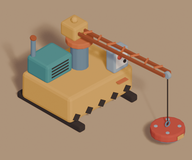
#> input picture assets/ui/thumbs/magnet_collector.png, 192 x 160 px, found by its file name
$ python make_thumbnails.py
#> lines starting #> are read from the running program, lines starting #| are printed output that depends on the picture
"""Renders catalog thumbnails for every placeable (assets/ui/thumbs/<id>.png).

Uses the Blender preview renderer of tools/blender/build_props.py (game camera
angle) into a scratch folder - the models in assets/models stay untouched -
then crops and scales the result. Objects without a Blender model (the gravel
tile) are drawn directly. Run from the project root:
    python tools/make_thumbnails.py [placeable_id ...]
"""
import os
import random
import subprocess
import sys

from PIL import Image, ImageDraw

ROOT = os.path.dirname(os.path.dirname(os.path.abspath(__file__)))
BLENDER = os.environ.get("BLENDER", "F:/_blender/blender.exe")
SCRATCH = os.path.join(ROOT, "tests", "_output", "thumbs_work")
OUT = os.path.join(ROOT, "assets", "ui", "thumbs")
SIZE = (192, 160)

MODELS = {
    "magnet_collector": "magnet_collector",
    "scrap_press": "scrap_press",
    "sorter": "sorter",
    "storage_pallets": "pallet_stack",
    "storage_crates": "crate_stack",
    "storage_barrels": "barrel_group",
    "paths_fence_low": "fence_low_a",
    "decor_planter": "bathtub_planter",
    "decor_floodlight": "floodlight",
    "decor_tyres": "tyre_stack",
    "decor_wheelbarrow": "deco_wheelbarrow",
    "decor_gnome": "decor_scrap_gnome",
    "decor_bench": "decor_tyre_bench",
    "decor_flamingo": "decor_pipe_flamingo",
}


def render(model):
#> called with model = 'magnet_collector'
    os.makedirs(SCRATCH, exist_ok=True)
    subprocess.run([BLENDER, "-b", "-P", os.path.join(ROOT, "tools", "blender", "build_props.py"), "--",
                    "--out", os.path.join(SCRATCH, "glb"), "--preview", SCRATCH, "--only", model],
                   cwd=ROOT, check=True, capture_output=True)
#> (this line was passed over: subprocess is not available in this run)
    return os.path.join(SCRATCH, model + ".png")


def crop_to_content(image):
    """Crops to the object (pixels that differ from the sand floor) with a margin."""
    rgb = image.convert("RGB")
#> rgb is the input picture: PIL image 192x160 RGB; mean R, G, B 166.5, 139.2, 111.5
    background = rgb.getpixel((4, 4))
#> background = (173, 148, 123)
    mask = Image.new("L", rgb.size, 0)
#> mask: PIL image 192x160 L; every value is 0
    pixels = rgb.load()
    mask_pixels = mask.load()
    for y in range(0, rgb.size[1], 2):
        for x in range(0, rgb.size[0], 2):
            r, g, b = pixels[x, y]
            if abs(r - background[0]) + abs(g - background[1]) + abs(b - background[2]) > 40:
                mask_pixels[x, y] = 255
    box = mask.getbbox() or (0, 0, rgb.size[0], rgb.size[1])
#> box = (8, 16, 185, 145)
    margin = 24
    box = (max(box[0] - margin, 0), max(box[1] - margin, 0), min(box[2] + margin, rgb.size[0]),
           min(box[3] + margin, rgb.size[1]))
#> box = (0, 0, 192, 160)
    cropped = rgb.crop(box)
    # Fit into the thumbnail aspect ratio on the floor colour.
    target_ratio = SIZE[0] / SIZE[1]
    width, height = cropped.size
#> width = 192; height = 160
    if width / height < target_ratio:
        new = Image.new("RGB", (int(height * target_ratio), height), background)
        new.paste(cropped, ((new.size[0] - width) // 2, 0))
    else:
        new = Image.new("RGB", (width, int(width / target_ratio)), background)
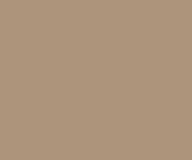
#> new: PIL image 192x160 RGB; mean R, G, B 173, 148, 123
        new.paste(cropped, (0, (new.size[1] - height) // 2))
    return new.resize(SIZE, Image.LANCZOS)


def gravel():
    random.seed(4)
    image = Image.new("RGB", SIZE, (179, 154, 114))
    draw = ImageDraw.Draw(image)
    draw.polygon([(96, 34), (170, 80), (96, 126), (22, 80)], fill=(184, 168, 140))
    for _ in range(90):
        x, y = random.randint(40, 152), random.randint(48, 112)
        if abs(x - 96) / 74 + abs(y - 80) / 46 <= 1.0:
            r = random.randint(2, 4)
            shade = random.randint(110, 150)
            draw.ellipse((x - r, y - r // 2, x + r, y + r // 2), fill=(shade + 20, shade + 8, shade - 10))
    return image


def main():
    wanted = sys.argv[1:] or list(MODELS) + ["paths_gravel"]
    os.makedirs(OUT, exist_ok=True)
    for placeable in wanted:
        if placeable == "paths_gravel":
            gravel().save(os.path.join(OUT, placeable + ".png"))
        else:
            crop_to_content(Image.open(render(MODELS[placeable]))).save(os.path.join(OUT, placeable + ".png"))
        print("thumb", placeable)
#> pass 2 of the loop in main, `for placeable in wanted:`:
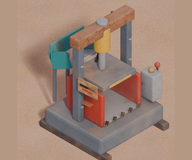
#> input picture assets/ui/thumbs/scrap_press.png, 192 x 160 px, found by its file name
#> in crop_to_content, rgb is the input picture: PIL image 192x160 RGB; mean R, G, B 160.8, 135.4, 120.9
#> background = (181, 152, 132)
#> in crop_to_content (call 2), `box = mask.getbbox() or (0, 0, rgb.size[0], rgb.size[1])`: box = (24, 6, 169, 159)
#> in crop_to_content (call 2), `box = (max(box[0] - margin, 0), max(box[1] - margin, 0), min(box[2] + ..`: box = (0, 0, 192, 160)
#> in crop_to_content (call 2), `new = Image.new("RGB", (width, int(width / target_ratio)), background)`:
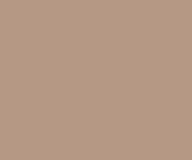
#> new: PIL image 192x160 RGB; mean R, G, B 181, 152, 132


#> (the run stopped early here; a loop or call above may not have finished)
